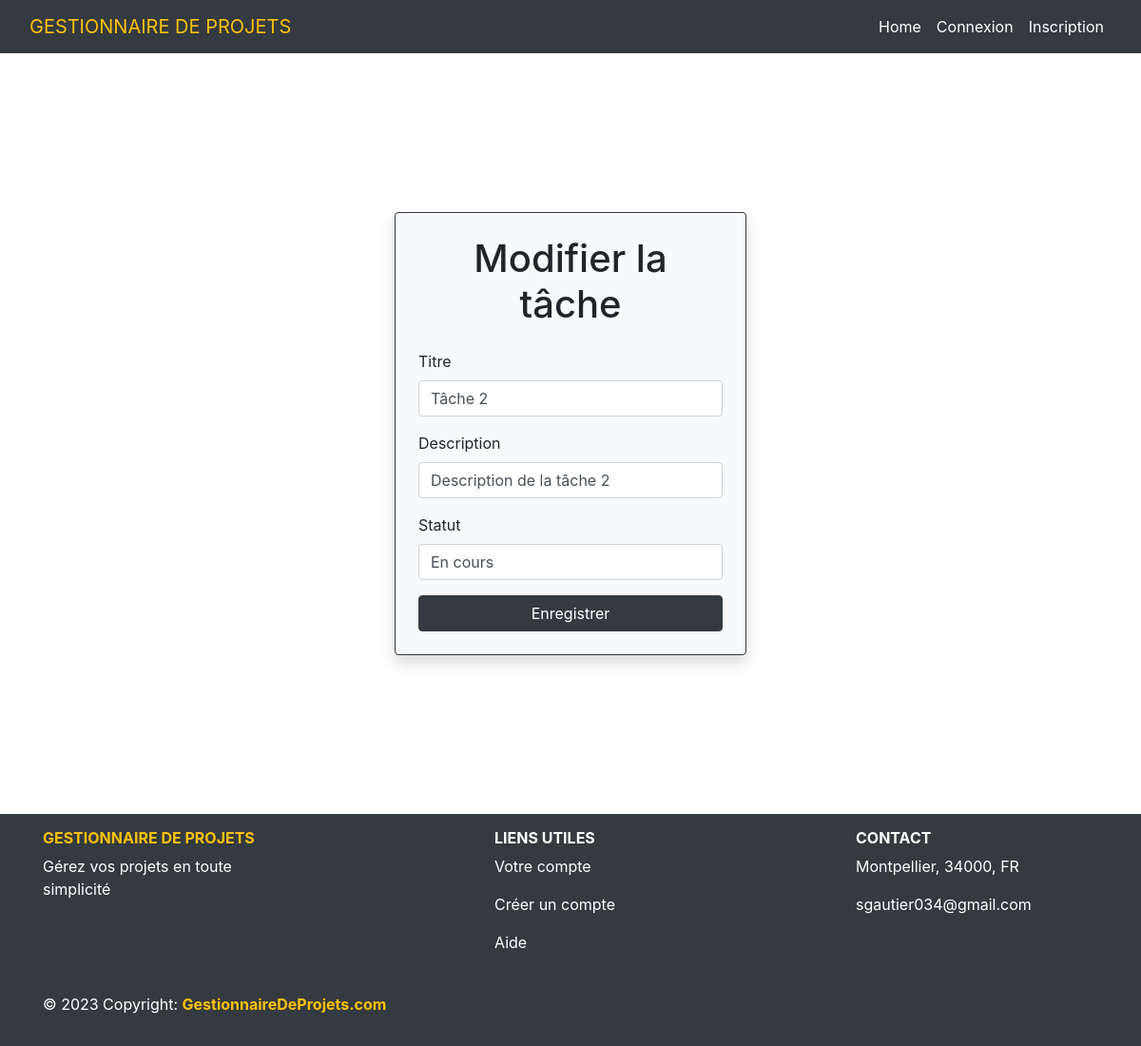
Before: /index.php?controller=Task&method=update&id=2 (signed in) with the older database file.
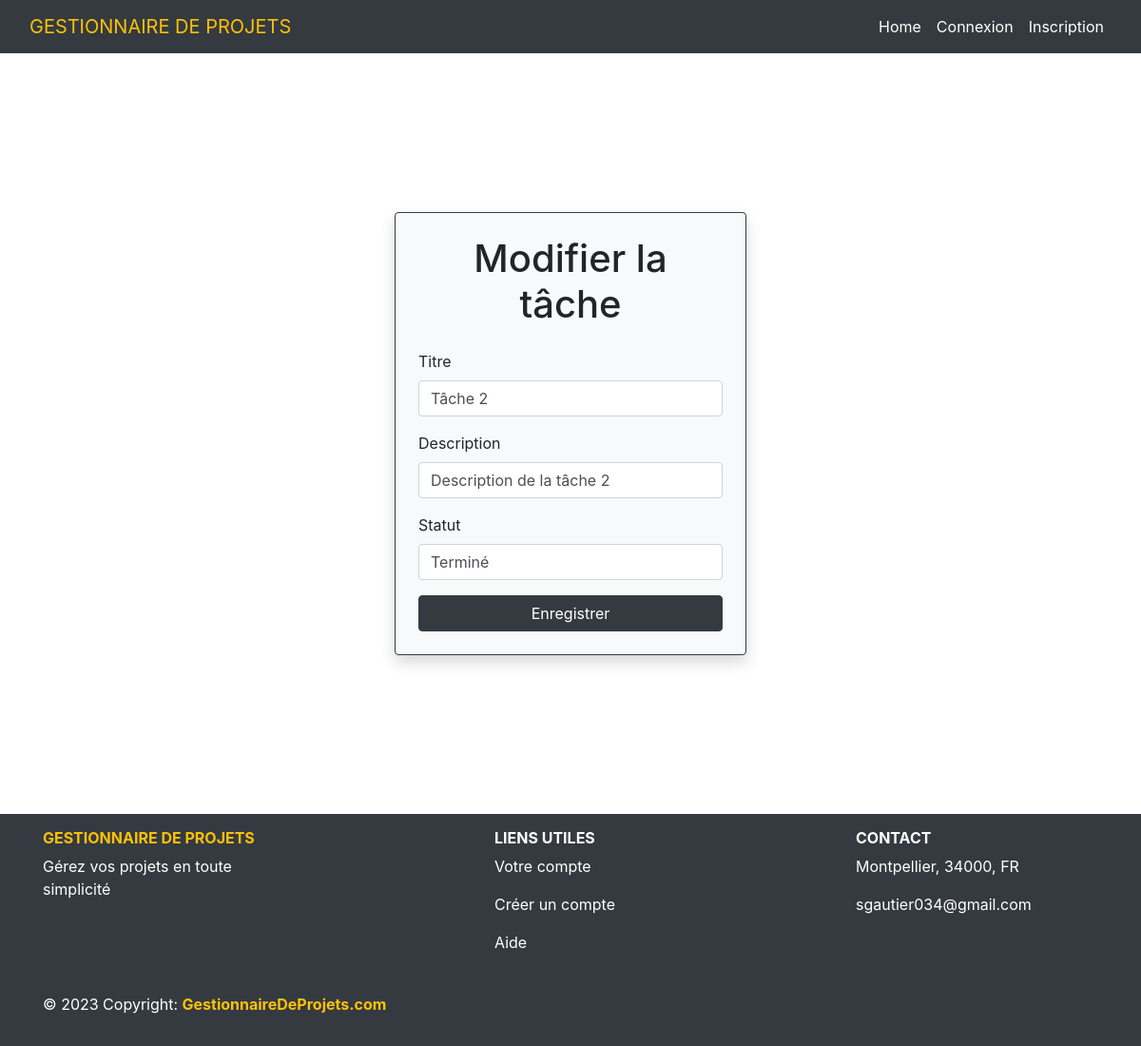
After: the same page with the newer database file.
### tables this page shows
CREATE TABLE `Tasks` (
  `id_task` int NOT NULL,
  `title` varchar(50) DEFAULT NULL,
  `description` varchar(100) DEFAULT NULL,
  `id_user` int DEFAULT NULL,
  `id_status` int NOT NULL,
  `id_priority` int NOT NULL,
  `id_project` int NOT NULL
);

CREATE TABLE `Status` (
  `id_status` int NOT NULL,
  `name_status` varchar(50) NOT NULL
);

### src/Kernel/Views.php (called while the page is built, shortened)
<?php
class Views
{
    private string $html;
    public function setHtml(string $html): self
    {
        $this->html = Config::VIEWS . $html;
        return $this;
    }
    public function render(array $vars, ?string $head = null,  ?string $header = null, ?string $html = null, ?string $footer = null)
    {
        include(dirname(__FILE__) . "/../" . $this->html);
    }
}

### src/Controller/Task.php (called while the page is built, shortened)
<?php
class Task extends AbstractController
{
    public function update()
    {
        if (isset($_GET['id'])) {
            $task = Tasks::getById($_GET['id']);
        }
        $statuses = Status::getAll();
        $view = new Views();
        $view->setHead('head.html');
        $view->setHeader('header.html');
        $view->setHtml('updateTask.php');
        $view->setFooter('footer.html');
        $view->render([
            'titlePage' => 'Task',
            'task' => $task,
            'statuses' => $statuses,
        ]);
    }
}

### src/Kernel/Dispatcher.php (called while the page is built, shortened)
<?php
class Dispatcher
{
    private $method;
    public function __construct()
    {
        $this->controller = Config::CONTROLLER . 'Home';
        $this->method = 'index';
        if (isset($_GET['controller'])) {
            if (class_exists(Config::CONTROLLER . $_GET['controller'])) {
                $this->controller = Config::CONTROLLER . $_GET['controller'];
            }
        }
        if (isset($_GET['method'])) {
            if (method_exists($this->controller, $_GET['method'])) {
                $this->method = $_GET['method'];
            } else {
                $this->controller = Config::CONTROLLER . 'Home';
            }
        }
    }
    public function Dispatch()
    {
        $method = $this->method;
        $cont = new $this->controller;
        $cont->$method();
    }
}

### index.php (called while the page is built, shortened)
<?php
$dispatcher = new Dispatcher();
$dispatcher->dispatch();

### src/Entity/Tasks.php (called while the page is built, shortened)
<?php
class Tasks extends Model
{
    private int $id_task;
    private string $title;
    private string $description;
    private int $id_status;
    public function getId(): int
    {
        return $this->id_task;
    }
    public function getTitle(): string
    {
        return ucfirst($this->title);
    }
    public function getDescription(): string
    {
        return ucfirst($this->description);
    }
    public function getIdStatus(): int
    {
        return $this->id_status;
    }
    protected static function getPrimaryKeyName()
    {
        return "id_task";
    }
}

### src/Entity/Model.php (called while the page is built, shortened)
<?php
class Model
{
    private static function getEntityName()
    {
        $classname = static::class;
        $tab = explode('\\', $classname);
        $entity = $tab[count($tab) - 1];
        return $entity;
    }
    private static function getClassName()
    {
        return static::class;
    }
    private static function Execute($sql, $params = [])
    {
        $db = DataBase::getInstance();
        $pdostatement = $db->prepare($sql);
        $pdostatement->execute($params);
        return $pdostatement->fetchAll(\PDO::FETCH_CLASS, self::getClassName());
    }
    public static function getAll()
    {
        $sql = "SELECT * FROM " . self::getEntityName();
        return self::Execute($sql);
    }
    public static function getById(int $id)
    {
        $primaryKey = static::getPrimaryKeyName();
        $sql = "SELECT * FROM " . self::getEntityName() . " WHERE {$primaryKey}=:id";
        $result = self::Execute($sql, ['id' => $id]);
        return !empty($result) ? $result[0] : null;
    }
}

### src/Entity/Status.php (called while the page is built, shortened)
<?php
class Status extends Model
{
    private int $id_status;
    private string $name_status;
    public function getId(): int
    {
        return $this->id_status;
    }
    public function getName(): string
    {
        return ucfirst($this->name_status);
    }
}

### src/Views/updateTask.php (the view, shortened to what the changed rows need)
<main class="container d-flex justify-content-center align-items-center" style="min-height: 100vh;">
    <div class="register-form bg-body-tertiary border border-dark rounded p-4 shadow col-md-4">
        <h1 class="text-center mb-4">Modifier la tâche</h1>
        <form action="index.php?controller=Task&method=update&id=<?php echo $task->getId(); ?>" method="post">
            <div class="mb-3">
                <label for="title" class="form-label">Titre</label>
                <input type="title" class="form-control" id="title" name="title" value="<?php echo $task->getTitle() ?>" required>
            </div>
            <div class="mb-3">
                <label for="description" class="form-label">Description</label>
                <input type="description" class="form-control" id="description" name="description" value="<?php echo $task->getDescription() ?>" required>
            </div>
            <div class="mb-3">
                <label for="id_status" class="form-label">Statut</label>
                <select class="form-control" id="id_status" name="id_status">
                    <?php foreach ($statuses as $status) : ?>
                        <option value="<?php echo $status->getId(); ?>" <?php echo ($status->getId() == $task->getIdStatus()) ? 'selected' : ''; ?>>
                            <?php echo $status->getName(); ?>
                        </option>
                    <?php endforeach; ?>
                </select>
            </div>
        </form>
    </div>
</main>

Changed rows visible on the page:
changed tasks "Tâche 2": id_status "En cours" → "Terminé"
